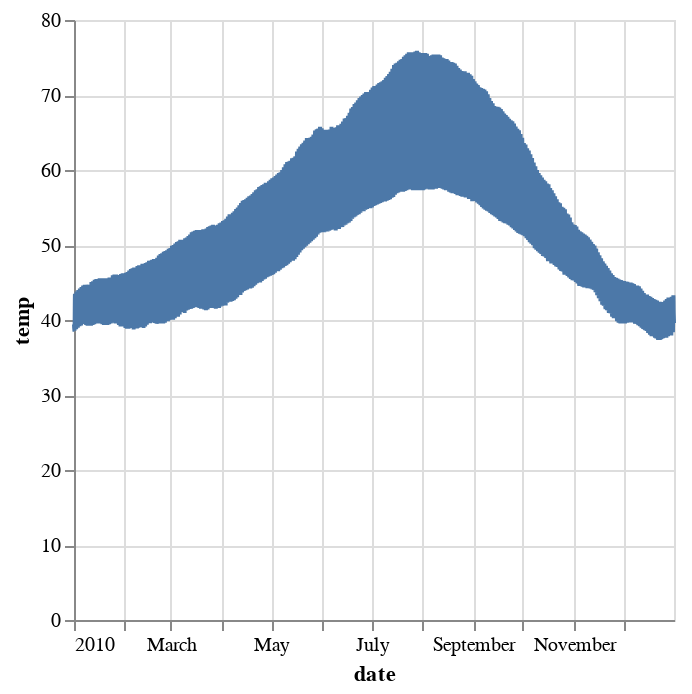

Source (notebook cell):
### Markdown cell above
Aqui exibimos o gráfico de todas as temperaturas durante um ano, espaçadas por uma hora, na cidade de Seattle no ano de 2010. No entanto é possível perceber que não é tão simples entender o gráfico devido à grande quantidade de pontos exibidos.

### Code cell
alt.data_transformers.disable_max_rows()
temper = data.seattle_temps()
chart = alt.Chart(temper).mark_line().encode(
    x = alt.X('date'),
    y = alt.Y('temp')
)
chart

### Figure 1 — Vega-Lite specification as saved in the notebook (floating-point values rounded to 4 significant figures; data arrays with more than 128 entries replaced by an {"elided": "..."} marker saying what was removed)
{"config": {"view": {"continuousWidth": 300, "continuousHeight": 300}}, "data": {"name": "data-baeb79050189bfbd7ddc2b4a9fbe82e7"}, "mark": {"type": "line"}, "encoding": {"x": {"field": "date", "type": "temporal"}, "y": {"field": "temp", "type": "quantitative"}}, "$schema": "https://vega.github.io/schema/vega-lite/v5.20.1.json", "datasets": {"data-baeb79050189bfbd7ddc2b4a9fbe82e7": {"elided": "8759 records"}}}
